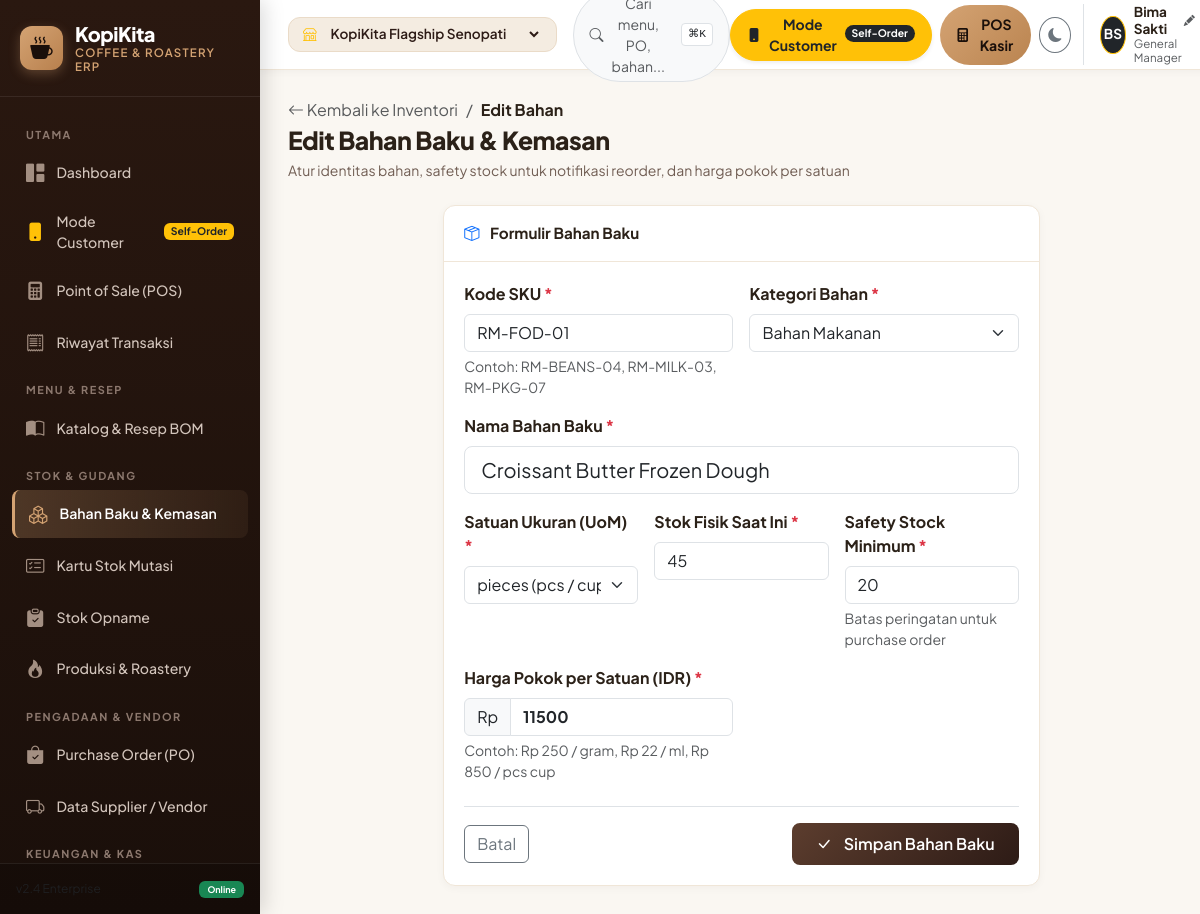
Page /inventory_form.php?id=19 on the committed database.
### tables this page shows
CREATE TABLE app_settings (
    key_name TEXT PRIMARY KEY,
    val_text TEXT
);

CREATE TABLE raw_materials (
    id INTEGER PRIMARY KEY AUTOINCREMENT,
    code TEXT UNIQUE NOT NULL,
    name TEXT NOT NULL,
    category TEXT NOT NULL,
    unit TEXT NOT NULL,
    current_stock REAL DEFAULT 0,
    min_stock REAL DEFAULT 10,
    cost_per_unit REAL DEFAULT 0,
    outlet_id INTEGER DEFAULT 1,
    created_at TEXT DEFAULT (datetime('now', 'localtime')),
    FOREIGN KEY (outlet_id) REFERENCES outlets(id)
);

### includes/db.php (called while the page is built, shortened)
<?php
$isVercel = !empty($_ENV['VERCEL']) || !empty(getenv('VERCEL')) || !is_writable(dirname(__DIR__));
try {
    $db = new PDO('sqlite:' . DB_FILE);
    $db->setAttribute(PDO::ATTR_ERRMODE, PDO::ERRMODE_EXCEPTION);
    $db->setAttribute(PDO::ATTR_DEFAULT_FETCH_MODE, PDO::FETCH_ASSOC);
    $db->exec('PRAGMA foreign_keys = ON;');
    if (!$isVercel) {
        $db->exec('PRAGMA journal_mode = WAL;');
    }
} catch (PDOException $e) {
    die("KopiKita ERP Database Error: " . $e->getMessage());
}
function dbQuery($sql, $params = []) {
    global $db;
    $stmt = $db->prepare($sql);
    $stmt->execute($params);
    return $stmt;
}
function dbFetchOne($sql, $params = []) {
    $stmt = dbQuery($sql, $params);
    return $stmt->fetch();
}
function dbFetchAll($sql, $params = []) {
    $stmt = dbQuery($sql, $params);
    return $stmt->fetchAll();
}

### includes/functions.php (called while the page is built, shortened)
<?php
require_once __DIR__ . '/db.php';
function getCurrentOutletId() {
    return $_SESSION['active_outlet_id'] ?? 1;
}
function getCurrentOutlet() {
    $outletId = getCurrentOutletId();
    $outlet = dbFetchOne("SELECT * FROM outlets WHERE id = ?", [$outletId]);
    return $outlet;
}
function getAllOutlets() {
    return dbFetchAll("SELECT * FROM outlets WHERE is_active = 1 ORDER BY id ASC");
}
function getCurrentUser() {
    $managerName = getAppSetting('manager_name', 'Kevin Wijaya');
    $managerRole = getAppSetting('manager_role', 'Store Manager');
    $activeRole = $_SESSION['active_role'] ?? 'manager';
    $initials = '';
    $parts = explode(' ', trim($managerName));
    foreach ($parts as $p) {
        if (!empty($p)) $initials .= strtoupper(substr($p, 0, 1));
        if (strlen($initials) >= 2) break;
    }
    $user = [
        'name' => $managerName,
        'role' => $managerRole,
        'initials' => $initials,
        'active_role' => $activeRole
    ];
    return $user;
}
function getAppSetting($key, $default = '') {
    $row = dbFetchOne("SELECT val_text FROM app_settings WHERE key_name = ?", [$key]);
    return $row ? $row['val_text'] : $default;
}

### inventory_form.php (the view, shortened to what this page needs)
<?php
require_once __DIR__ . '/includes/db.php';
require_once __DIR__ . '/includes/functions.php';
$id = isset($_GET['id']) ? (int)$_GET['id'] : 0;
if ($id > 0) {
    $material = dbFetchOne("SELECT * FROM raw_materials WHERE id = ?", [$id]);
}
require_once __DIR__ . '/includes/header.php';
?>
<div class="page-header">
    <div>
        <div class="d-flex align-items-center gap-2 mb-1">
            <a href="inventory.php" class="text-muted text-decoration-none">
                <i class="bi bi-arrow-left"></i> Kembali ke Inventori
            </a>
            <span class="text-muted">/</span>
            <span class="fw-bold"><?php echo $id > 0 ? 'Edit Bahan' : 'Bahan Baru'; ?></span>
        </div>
        <h1 class="page-title"><?php echo $id > 0 ? 'Edit Bahan Baku & Kemasan' : 'Tambah Bahan Baku & Kemasan Baru'; ?></h1>
        <p class="page-subtitle">Atur identitas bahan, safety stock untuk notifikasi reorder, dan harga pokok per satuan</p>
    </div>
</div>
<div class="row justify-content-center">
    <div class="col-12 col-lg-8">
        <div class="card-coffee">
            <div class="card-header">
                <span class="fw-bold"><i class="bi bi-box-seam text-primary me-2"></i> Formulir Bahan Baku</span>
            </div>
            <div class="card-body">
                <form method="POST">
                    <div class="row g-3">
                        <div class="col-12 col-md-6">
                            <label class="form-label fw-bold">Kode SKU <span class="text-danger">*</span></label>
                            <input type="text" name="code" class="form-control"
                                   value="<?php echo htmlspecialchars($material['code'] ?? 'RM-' . strtoupper(substr(uniqid(), -6))); ?>" required>
                            <div class="form-text">Contoh: RM-BEANS-04, RM-MILK-03, RM-PKG-07</div>
                        </div>
                        <div class="col-12 col-md-6">
                            <label class="form-label fw-bold">Kategori Bahan <span class="text-danger">*</span></label>
                            <select name="category" class="form-select" required>
                                <?php
                                $categories = ['Biji Kopi', 'Susu & Dairy', 'Sirup & Flavour', 'Bubuk & Teh', 'Kemasan & Cup', 'Bahan Makanan'];
                                foreach ($categories as $cat): ?>
                                    <option value="<?php echo $cat; ?>" <?php echo (isset($material['category']) && $material['category'] === $cat) ? 'selected' : ''; ?>>
                                        <?php echo $cat; ?>
                                    </option>
                                <?php endforeach; ?>
                            </select>
                        </div>
                        <div class="col-12">
                            <label class="form-label fw-bold">Nama Bahan Baku <span class="text-danger">*</span></label>
                            <input type="text" name="name" class="form-control form-control-lg"
                                   value="<?php echo htmlspecialchars($material['name'] ?? ''); ?>" placeholder="e.g. Single Origin Arabica Mandheling" required>
                        </div>
                        <div class="col-12 col-md-4">
                            <label class="form-label fw-bold">Satuan Ukuran (UoM) <span class="text-danger">*</span></label>
                            <select name="unit" class="form-select" required>
                                <?php
                                $units = ['gram' => 'gram (g)', 'ml' => 'mililiter (ml)', 'pcs' => 'pieces (pcs / cup / lid)', 'pack' => 'pack / bungkus'];
                                foreach ($units as $uVal => $uLabel): ?>
                                    <option value="<?php echo $uVal; ?>" <?php echo (isset($material['unit']) && $material['unit'] === $uVal) ? 'selected' : ''; ?>>
                                        <?php echo $uLabel; ?>
                                    </option>
                                <?php endforeach; ?>
                            </select>
                        </div>
                        <div class="col-12 col-md-4">
                            <label class="form-label fw-bold">Stok Fisik Saat Ini <span class="text-danger">*</span></label>
                            <input type="number" step="0.1" name="current_stock" class="form-control"
                                   value="<?php echo (float)($material['current_stock'] ?? 0); ?>" required>
                        </div>
                        <div class="col-12 col-md-4">
                            <label class="form-label fw-bold">Safety Stock Minimum <span class="text-danger">*</span></label>
                            <input type="number" step="0.1" name="min_stock" class="form-control"
                                   value="<?php echo (float)($material['min_stock'] ?? 10); ?>" required>
                            <div class="form-text">Batas peringatan untuk purchase order</div>
                        </div>
                        <div class="col-12 col-md-6">
                            <label class="form-label fw-bold">Harga Pokok per Satuan (IDR) <span class="text-danger">*</span></label>
                            <div class="input-group">
                                <span class="input-group-text">Rp</span>
                                <input type="number" step="0.1" name="cost_per_unit" class="form-control fw-bold"
                                       value="<?php echo (float)($material['cost_per_unit'] ?? 0); ?>" required>
                            </div>
                            <div class="form-text">Contoh: Rp 250 / gram, Rp 22 / ml, Rp 850 / pcs cup</div>
                        </div>
                    </div>
                    <div class="d-flex justify-content-between align-items-center mt-4 pt-3 border-top">
                        <a href="inventory.php" class="btn btn-outline-secondary">Batal</a>
                        <button type="submit" class="btn btn-coffee px-4">
                            <i class="bi bi-check-lg me-1"></i> Simpan Bahan Baku
                        </button>
                    </div>
                </form>
            </div>
        </div>
    </div>
</div>
<?php require_once __DIR__ . '/includes/footer.php'; ?>

### includes/header.php (shortened to what this page needs)
<?php
require_once __DIR__ . '/functions.php';
$currentOutlet = getCurrentOutlet();
$allOutlets = getAllOutlets();
$currentUser = getCurrentUser();
?>
<!DOCTYPE html>
<html lang="id" data-theme="light">
<head>
    <link href="https://cdn.jsdelivr.net/npm/bootstrap@5.3.3/dist/css/bootstrap.min.css" rel="stylesheet">
    <link rel="stylesheet" href="https://cdn.jsdelivr.net/npm/bootstrap-icons@1.11.3/font/bootstrap-icons.min.css">
    <link rel="stylesheet" href="assets/css/style.css">
</head>
<body>
<div class="app-container">
    <?php require_once __DIR__ . '/sidebar.php'; ?>
    <div class="app-main">
        <header class="app-header">
            <div class="d-flex align-items-center gap-3">
                <div class="outlet-badge">
                    <i class="bi bi-shop text-warning"></i>
                    <select onchange="window.location.href='?outlet_id=' + this.value;" title="Ganti Cabang Aktif">
                        <?php foreach ($allOutlets as $o): ?>
                            <option value="<?php echo $o['id']; ?>" <?php echo $o['id'] == $currentOutlet['id'] ? 'selected' : ''; ?>>
                                <?php echo htmlspecialchars($o['name']); ?>
                            </option>
                        <?php endforeach; ?>
                    </select>
                </div>
                <button class="btn btn-sm btn-light border d-none d-lg-flex align-items-center gap-2 text-muted px-3 rounded-pill" onclick="openCommandPalette()">
                    <i class="bi bi-search"></i>
                    <span>Cari menu, PO, bahan...</span>
                    <kbd class="bg-white border text-dark ms-2" style="font-size: 0.7rem; padding: 2px 6px; border-radius: 4px;">⌘K</kbd>
                </button>
            </div>
            <div class="d-flex align-items-center gap-2">
                <a href="customer.php" class="btn btn-warning btn-sm d-flex align-items-center gap-2 px-3 fw-bold rounded-pill text-dark shadow-sm" title="Buka Portal Pemesanan Pelanggan">
                    <i class="bi bi-phone-fill"></i>
                    <span class="d-none d-sm-inline">Mode Customer</span>
                    <span class="badge bg-dark text-white rounded-pill" style="font-size: 0.65rem;">Self-Order</span>
                </a>
                <a href="pos.php" class="btn btn-accent btn-sm d-flex align-items-center gap-2 px-3 rounded-pill">
                    <i class="bi bi-calculator-fill"></i>
                    <span class="d-none d-md-inline">POS Kasir</span>
                </a>
                <button class="btn btn-sm btn-outline-secondary rounded-circle" id="themeToggleBtn" title="Ganti Tema (Dark/Light)" onclick="toggleTheme()" style="width: 36px; height: 36px; display: flex; align-items: center; justify-content: center;">
                    <i class="bi bi-moon-fill" id="themeIcon"></i>
                </button>
                <div class="d-flex align-items-center gap-2 border-start ps-3 ms-1" style="cursor: pointer;" data-bs-toggle="modal" data-bs-target="#userProfileModal" title="Klik untuk Ganti Nama Manager & Role">
                    <div class="rounded-circle bg-dark text-white d-flex align-items-center justify-content-center border border-warning" style="width: 38px; height: 38px; font-weight: 700; font-size: 0.85rem;" id="headerUserInitials">
                        <?php echo htmlspecialchars($currentUser['initials']); ?>
                    </div>
                    <div class="d-none d-md-block text-start" style="line-height: 1.2;">
                        <div class="fw-bold d-flex align-items-center gap-1" style="font-size: 0.85rem;">
                            <span id="headerUserName"><?php echo htmlspecialchars($currentUser['name']); ?></span>
                            <i class="bi bi-pencil-fill text-muted" style="font-size: 0.7rem;"></i>
                        </div>
                        <div class="text-muted" style="font-size: 0.72rem;" id="headerUserRole"><?php echo htmlspecialchars($currentUser['role']); ?></div>
                    </div>
                </div>
            </div>
        </header>
        <main class="page-body">

### assets/css/style.css (style rules this page uses)
:root { --primary: #5C3D2E; --primary-dark: #2D1B16; --primary-light: #865439; --accent: #D4A373; --accent-light: #E9D5A1; --accent-hover: #C58F59; --cream: #FAF7F2; --surface: #FFFFFF; --surface-hover: #F8F5F0; --border-color: #EADBC8; --border-light: #F0E6D8; --text-primary: #2B2118; --text-secondary: #705D53; --text-muted: #9E8E84; --sidebar-width: 260px; --header-height: 70px; --radius-sm: 8px; --radius-md: 12px; --radius-lg: 16px; --radius-xl: 24px; --shadow-sm: 0 2px 8px rgba(45, 27, 22, 0.04); --shadow-md: 0 6px 20px rgba(45, 27, 22, 0.07); --shadow-lg: 0 12px 32px rgba(45, 27, 22, 0.12); }
* { box-sizing: border-box; }
body { font-family: 'Plus Jakarta Sans', -apple-system, BlinkMacSystemFont, "Segoe UI", Roboto, sans-serif; background-color: var(--cream); color: var(--text-primary); margin: 0; padding: 0; overflow-x: hidden; }
.app-container { display: flex; min-height: 100vh; }
.app-main { margin-left: var(--sidebar-width); flex: 1; min-height: 100vh; display: flex; flex-direction: column; }
.app-header { height: var(--header-height); background: var(--surface); border-bottom: 1px solid var(--border-light); padding: 0 28px; display: flex; align-items: center; justify-content: space-between; position: sticky; top: 0; z-index: 1020; box-shadow: var(--shadow-sm); }
.outlet-badge { background: #F4ECE1; border: 1px solid var(--border-color); border-radius: var(--radius-md); padding: 6px 14px; display: flex; align-items: center; gap: 10px; font-size: 0.85rem; font-weight: 600; color: var(--primary-dark); }
.outlet-badge select { border: none; background: transparent; font-weight: 600; font-size: 0.85rem; color: var(--primary-dark); outline: none; cursor: pointer; }
.page-body { padding: 28px; flex: 1; }
.page-header { margin-bottom: 24px; display: flex; align-items: center; justify-content: space-between; flex-wrap: wrap; gap: 16px; }
.page-title { font-size: 1.55rem; font-weight: 800; color: var(--text-primary); margin: 0; letter-spacing: -0.5px; }
.page-subtitle { font-size: 0.875rem; color: var(--text-secondary); margin: 4px 0 0; }
.card-coffee { background: var(--surface); border: 1px solid var(--border-light); border-radius: var(--radius-md); box-shadow: var(--shadow-sm); transition: all 0.2s ease; overflow: hidden; }
.card-coffee .card-header { background: transparent; border-bottom: 1px solid var(--border-light); padding: 16px 20px; font-weight: 700; font-size: 0.95rem; color: var(--text-primary); display: flex; align-items: center; justify-content: space-between; }
.card-coffee .card-body { padding: 20px; }
.btn-coffee { background: linear-gradient(135deg, var(--primary) 0%, var(--primary-dark) 100%); color: #FFFFFF; border: none; font-weight: 600; padding: 9px 18px; border-radius: var(--radius-sm); transition: all 0.2s ease; display: inline-flex; align-items: center; gap: 8px; }
.btn-accent { background: linear-gradient(135deg, var(--accent) 0%, #BA8450 100%); color: #1A0F0A; border: none; font-weight: 700; padding: 9px 18px; border-radius: var(--radius-sm); transition: all 0.2s ease; display: inline-flex; align-items: center; gap: 8px; }
body, .app-header, .card, .table, .modal-content { transition: background-color 0.25s ease, color 0.25s ease, border-color 0.25s ease; }

### rows in the picture
app_settings: val_text "Bima Sakti"
raw_materials: code "RM-FOD-01", category "Bahan Makanan", name "Croissant Butter Frozen Dough", unit "pieces (pcs / cup / lid)", current_stock "45", min_stock "20", cost_per_unit "11500"

### other values in the picture
$currentUser['initials'] "BS"
$currentUser['role'] "General Manager"
form field value "KopiKita Flagship Senopati"
